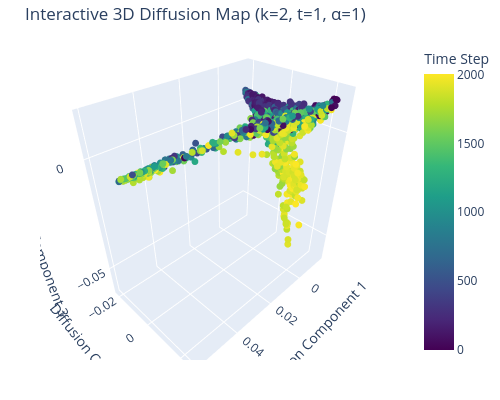

Notebook source saved alongside this figure:
### Code cell
# TODO: Create a three-dimensional scatter plot of the diffusion mapping using the first three coordinates for plotting and color the points with their corresponding timepoint values.
# You may use the plotting function defined in the diffusion map section.
def plot_diff_map_3d(diff_map, k, t, alpha):
    fig = plt.figure(figsize=(5, 4))
    ax = fig.add_subplot(111, projection='3d')
    ax.scatter(diff_map[:,0], diff_map[:, 1], diff_map[:, 2], c=time_steps, cmap="viridis", alpha=0.6)
    ax.set_xlabel(f"Diffusion Component 1", labelpad=3)
    ax.set_ylabel(f"Diffusion Component 2", labelpad=3)
    ax.set_zlabel(f"Diffusion Component 3", labelpad=3)
    ax.set_title(f"Diffusion Map: Components 1 vs 2 vs 3 (k={k}, t={t}, \u03B1={alpha})")
    plt.tight_layout()
    plt.show()
plot_diff_map_3d(diff_map_ipsc, 2, 1, 1)


import plotly.express as px
def plot_diff_map_3d_interact(diff_map, k, t, alpha):
    fig = px.scatter_3d(
        x=diff_map[:, 0],
        y=diff_map[:, 1],
        z=diff_map[:, 2],
        color=time_steps,
        labels={
            'x': 'Diffusion Component 1',
            'y': 'Diffusion Component 2',
            'z': 'Diffusion Component 3',
            'color': 'Time Step'
        },
        title=f'Interactive 3D Diffusion Map (k={k}, t={t}, \u03B1={alpha})',
        color_continuous_scale=px.colors.sequential.Viridis,
        width=500, height=400
    )
    fig.update_layout(
        margin=dict(l=40, r=0, b=40, t=40)
    )
    fig.update_traces(marker=dict(size=4))
    fig.show()

plot_diff_map_3d_interact(diff_map_ipsc, 2, 1, 1)

### Figure 1 — Plotly figure (JSON) as saved in the notebook; plotly's stock layout.template omitted (floating-point values rounded to 4 significant figures; data arrays with more than 128 entries replaced by an {"elided": "..."} marker saying what was removed)
{"data": [{"hovertemplate": "Diffusion Component 1=%{x}<br>Diffusion Component 2=%{y}<br>Diffusion Component 3=%{z}<br>Time Step=%{marker.color}<extra></extra>", "legendgroup": "", "marker": {"color": {"elided": "2005 int values"}, "coloraxis": "coloraxis", "size": 4, "symbol": "circle"}, "mode": "markers", "name": "", "scene": "scene", "showlegend": false, "type": "scatter3d", "x": {"elided": "2005 float values"}, "y": {"elided": "2005 float values"}, "z": {"elided": "2005 float values"}}], "layout": {"coloraxis": {"colorbar": {"title": {"text": "Time Step"}}, "colorscale": [[0, "#440154"], [0.1111, "#482878"], [0.2222, "#3e4989"], [0.3333, "#31688e"], [0.4444, "#26828e"], [0.5556, "#1f9e89"], [0.6667, "#35b779"], [0.7778, "#6ece58"], [0.8889, "#b5de2b"], [1, "#fde725"]]}, "height": 400, "legend": {"tracegroupgap": 0}, "margin": {"b": 40, "l": 40, "r": 0, "t": 40}, "scene": {"domain": {"x": [0, 1], "y": [0, 1]}, "xaxis": {"title": {"text": "Diffusion Component 1"}}, "yaxis": {"title": {"text": "Diffusion Component 2"}}, "zaxis": {"title": {"text": "Diffusion Component 3"}}}, "title": {"text": "Interactive 3D Diffusion Map (k=2, t=1, α=1)"}, "width": 500}}
